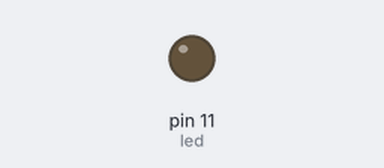
The sketch below on a simulated Arduino Uno, built with avr-gcc and run on an emulated ATmega328P. Shown: output pins drawn as LEDs (lit = HIGH). No radio packets arrive unless stated; pins used as bus, display or sensor lines are not drawn; what the sketch prints to the serial monitor is not drawn.

Above: at 0.1 s.
Timing chart, 0 to 1.6 s (numbered marks = the images above):
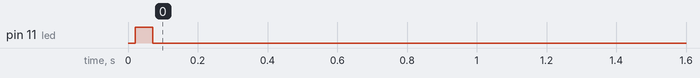

The sketch:

tx____rx.ino
```cpp
//include libraries
#include <SPI.h>
#include <RH_RF95.h>
//define
#define button 9
#define led 11
#define RFM95_CS 8
#define RFM95_INT 7
#define RFM95_RST 4
#define RF95_FREQ 915.0
int ledBool = LOW;
int16_t packetnum = 0; //packet counter
char radiopacket[5] = "Booty";
RH_RF95 rf95(RFM95_CS, RFM95_INT);
void setup() {
  //initialize serial connection
  Serial.begin(115200);
  while(!Serial){
    delay(1);
  }

  //setup pins
  pinMode(button, INPUT);
  pinMode(led, OUTPUT);
  digitalWrite(led, LOW);
  pinMode(RFM95_RST, OUTPUT);
  digitalWrite(RFM95_RST, HIGH);
    // manual reset
  digitalWrite(RFM95_RST, LOW);
  delay(10);
  digitalWrite(RFM95_RST, HIGH);
  delay(10);
  //check radio initialization
  if (!rf95.init()) {
    Serial.println("LoRa radio init failed");
    while (1);
   }
  //check radio frequency
  Serial.println("LoRa radio init OK!");
  if (!rf95.setFrequency(RF95_FREQ)){
    Serial.println("setFrequency failed");
    while(1);
  }
  rf95.setTxPower(23, false);
  Serial.print("LoRa radio @"); Serial.print((int)RF95_FREQ); Serial.println(" MHz");
  digitalWrite(led, HIGH);
  delay(50);
  digitalWrite(led, LOW);
}
void loop() {
  if (rf95.available()){
    if (ledBool = LOW) {
      digitalWrite(led, HIGH);
      ledBool = HIGH;
    }
    else
      digitalWrite(led, LOW);
      ledBool = LOW;
  }
  else {
    if (button == HIGH && ledBool == HIGH){
        rf95.send((uint8_t *)radiopacket, 20);
        digitalWrite(led, LOW);
        ledBool = LOW;
    }
    else if (button == HIGH && ledBool == LOW){
        rf95.send((uint8_t *)radiopacket, 20);
        digitalWrite(led, HIGH);
        ledBool = HIGH;
    }
  }
}
```
